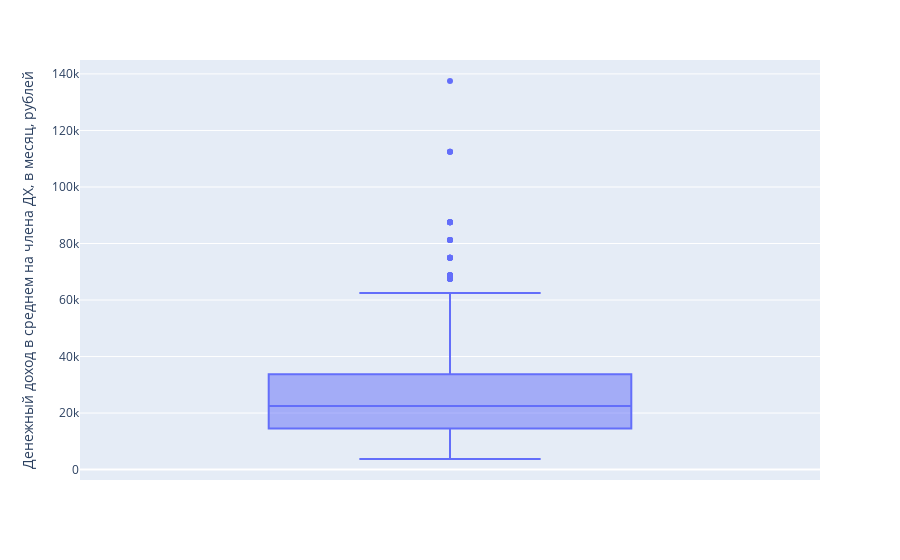
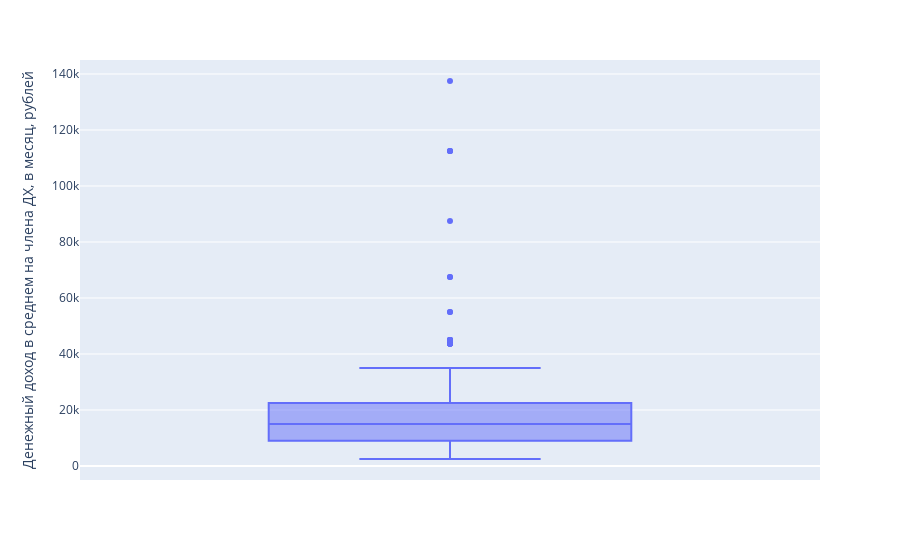

Write notebook code for charts like these, in order.
### Code cell
column = 'Денежный доход в среднем на члена ДХ, в месяц, рублей'
for punct_type in yakutia['Тип населенного пункта'].unique(): # также можно сделать через groupby, 
    # но groupby медленный
    selected_by = yakutia[yakutia['Тип населенного пункта']==punct_type]
    title = f"{column}, {meta.value_labels[meta.variable_to_label['H00_04']][punct_type]}"
    describe(selected_by, column, title)

### Figure 1 — Plotly figure (JSON) as saved in the notebook; plotly's stock layout.template omitted (floating-point values rounded to 4 significant figures; data arrays with more than 128 entries replaced by an {"elided": "..."} marker saying what was removed)
{"data": [{"alignmentgroup": "True", "hovertemplate": "Денежный доход в среднем на члена ДХ, в месяц, рублей=%{y}<extra></extra>", "legendgroup": "", "marker": {"color": "#636efa"}, "name": "", "notched": false, "offsetgroup": "", "orientation": "v", "showlegend": false, "type": "box", "x0": " ", "xaxis": "x", "y": {"elided": "669 float values"}, "y0": " ", "yaxis": "y"}], "layout": {"boxmode": "group", "legend": {"tracegroupgap": 0}, "margin": {"t": 60}, "xaxis": {"anchor": "y", "domain": [0, 1]}, "yaxis": {"anchor": "x", "domain": [0, 1], "title": {"text": "Денежный доход в среднем на члена ДХ, в месяц, рублей"}}}}

### Figure 2 — Plotly figure (JSON) as saved in the notebook; plotly's stock layout.template omitted (floating-point values rounded to 4 significant figures; data arrays with more than 128 entries replaced by an {"elided": "..."} marker saying what was removed)
{"data": [{"alignmentgroup": "True", "hovertemplate": "Денежный доход в среднем на члена ДХ, в месяц, рублей=%{y}<extra></extra>", "legendgroup": "", "marker": {"color": "#636efa"}, "name": "", "notched": false, "offsetgroup": "", "orientation": "v", "showlegend": false, "type": "box", "x0": " ", "xaxis": "x", "y": {"elided": "489 float values"}, "y0": " ", "yaxis": "y"}], "layout": {"boxmode": "group", "legend": {"tracegroupgap": 0}, "margin": {"t": 60}, "xaxis": {"anchor": "y", "domain": [0, 1]}, "yaxis": {"anchor": "x", "domain": [0, 1], "title": {"text": "Денежный доход в среднем на члена ДХ, в месяц, рублей"}}}}
